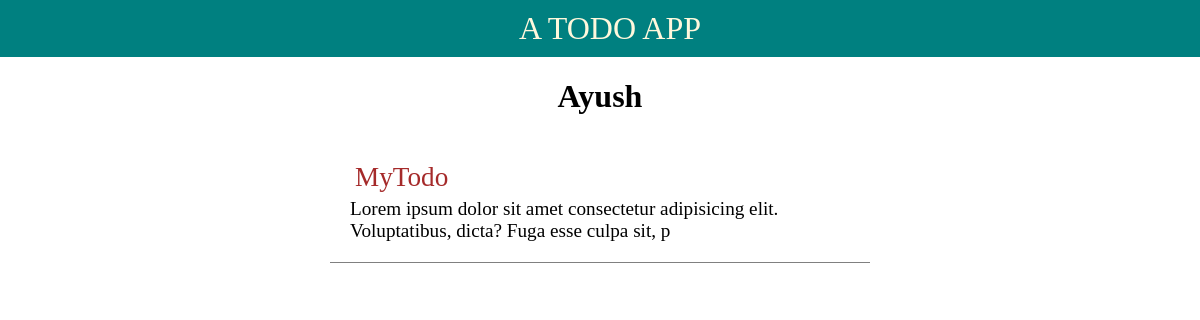
Screenshot of /sampleapp/profile/1 with the database file from the repository.
### sampleapp/models.py (models this page shows, shortened)
class assignee(models.Model):
    name = models.CharField(max_length=20)
    todo = models.ForeignKey('Todo', on_delete=models.CASCADE)

class Todo(models.Model):
    title= models.CharField(max_length=10)
    is_done= models.BooleanField(default=False)
    des = models.CharField(max_length=100)

### sampleapp/views.py (the view)
# urls.py: path('profile/<id>', profile, name='profile')
def profile(request, id):
    person = get_object_or_404(assignee, id=id)
    return render(request, 'sampleapp/profile.html', {'person': person})

### sampleapp/templates/sampleapp/profile.html (shortened to what this page needs)
{% extends 'sampleapp/base.html' %}
{% block 'body' %}
    <h1 style="text-align: center">{{person.name}}</h1>
    <div class='todo'>
        <div class="title">{{person.todo.title}}</div>
        <div class="des">{{person.todo.des}}</div>
    </div>
{% endblock %}

### sampleapp/static/css/abc1.css (style rules this page uses)
body { position: relative; height: 100%; padding: 0; margin: 0; }
.todo { width: 500px; margin: 20px auto; padding: 20px; border-bottom: 1px solid grey; }
.todo .title { font-size: 1.7em; padding: 5px; color: brown; }
.todo .des { font-size: 1.2em; }

### rows the page displays
assignee: name "Ayush", todo "MyTodo", todo.des "Lorem ipsum dolor sit amet consectetur adipisicing elit. Voluptatibus, dicta? Fuga esse culpa sit, p"
